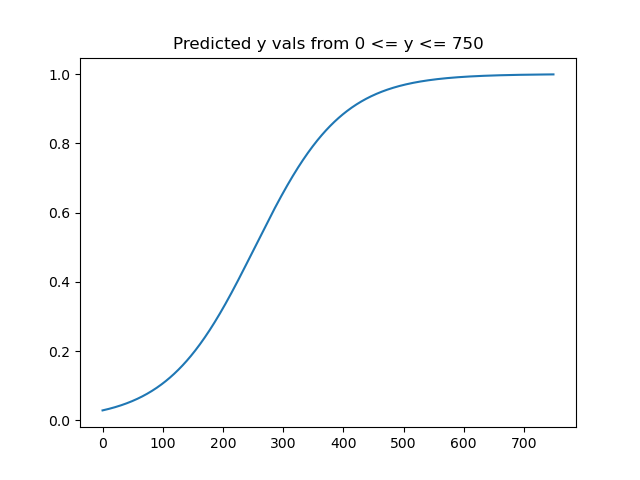

The Python source for this figure:
import math
import sys
import matplotlib.pyplot as plt
from matplotlib.ticker import MultipleLocator
sys.path.append("src")
try:
    from deprecated_polynomial_regressor import PolynomialRegressor
except ImportError as e:
    print(e)


# Fit y to the function
def transform_y(y, _):
    return math.log((1/y)-1)

# Evaluate (inverse of transform_y)


def evaluate(betas, x):
    return 1/(1 + math.exp(betas[0] + betas[1]*x))


# This is the given data
data = [(0, 0.01), (0, 0.01), (0, 0.05), (10, 0.02), (10, 0.15), (50, 0.12), (50, 0.28), (73, 0.03), (80, 0.10), (115, 0.06), (150, 0.12), (170, 0.30), (175, 0.24),
        (198, 0.26), (212, 0.25), (232, 0.32), (240, 0.45), (381, 0.93), (390, 0.87), (402, 0.95), (450, 0.98), (450, 0.85), (450, 0.95), (460, 0.91), (500, 0.95)]

# Attach a 0th term
regressor_data = [(1, x, y) for x, y in data]

# Regress the data
regressor = PolynomialRegressor(1, transform_y)
regressor.ingest_data(regressor_data)
regressor.solve_coefficients()
betas = regressor.coefficients

# Problem A
print(f"Expected chance of winning against an average player if you have practiced for 300 hours:",
      round(evaluate(betas, 300), 3))

# Problem B
x_vals, y_vals = zip(*((i, evaluate(betas, i)) for i in range(750)))
plt.plot(x_vals, y_vals, zorder=1)
plt.title("Predicted y vals from 0 <= y <= 750")
plt.savefig("logistic_regression_space_empires")
